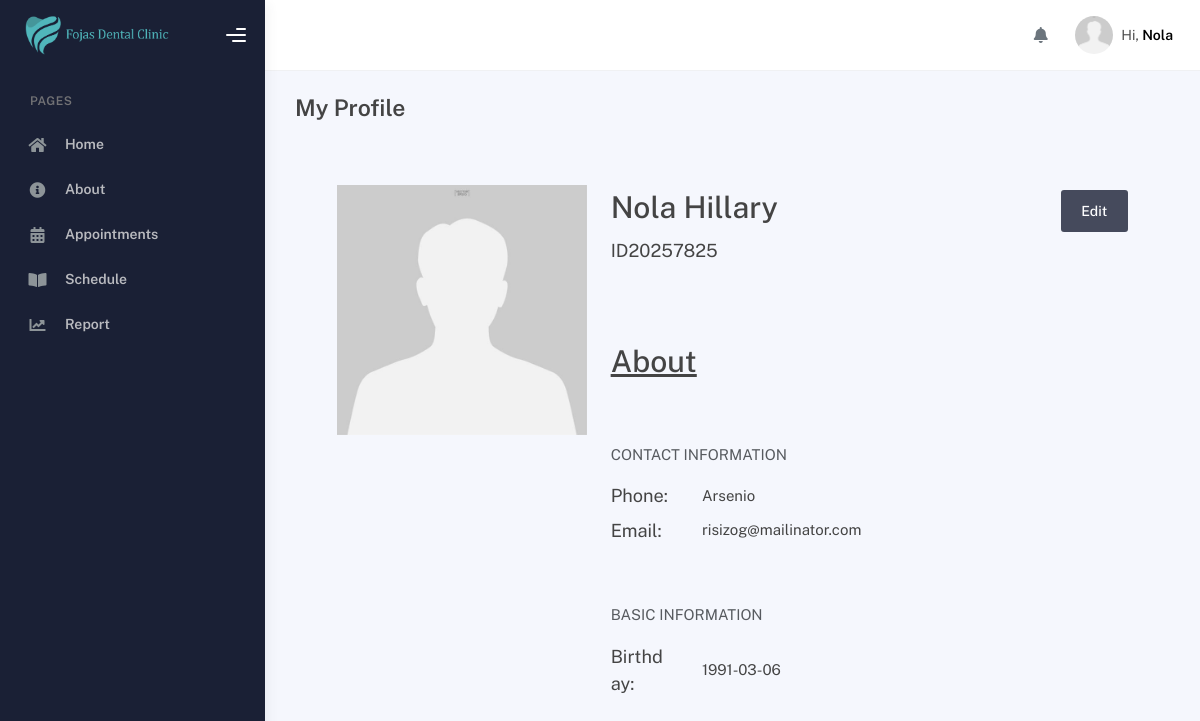
/modules/admin/my-profile.php (signed in), run on an earlier commit of the app's database.
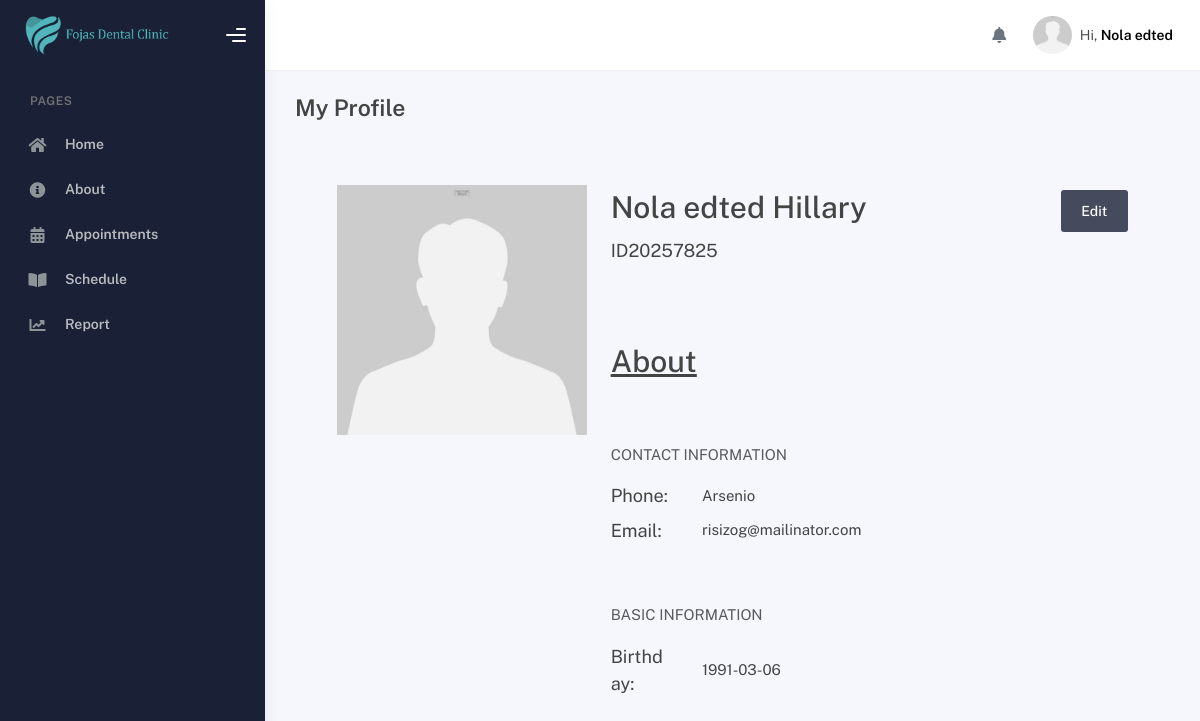
And on a later commit of the database.
### tables this page shows
CREATE TABLE `users` (
  `id` int(11) NOT NULL,
  `user_id` varchar(100) NOT NULL,
  `role_id` int(11) NOT NULL,
  `first_name` varchar(250) NOT NULL,
  `middle_name` varchar(255) NOT NULL,
  `last_name` varchar(255) NOT NULL,
  `mobile_number` varchar(255) NOT NULL,
  `email` varchar(255) NOT NULL,
  `password` varchar(255) NOT NULL,
  `date_of_birth` date NOT NULL,
  `date_created` date NOT NULL,
  `date_updated` date NOT NULL,
  `token` varchar(255) DEFAULT NULL,
  `address` varchar(255) DEFAULT NULL
);

### modules/admin/my-profile.php (the view, shortened to what the changed rows need)
<?php
include('../../connection/connection.php');
$first_name = $_SESSION['first_name'];
$email = $_SESSION['email'];
?>
<!DOCTYPE html>
<html lang="en">
<head>
    <?php include '../../includes/styles.php' ?>
</head>
<body>
    <div class="wrapper">
      <div class="main-panel">
        <?php include '../../includes/topbar.php'; ?>
        <div class="container">
          <div class="page-inner">
            <div class="page-category">
                <?php
                $query_profile = "SELECT * FROM users WHERE email =  '$email'";
                $run_profile = mysqli_query($conn,$query_profile);
                if(mysqli_num_rows($run_profile) > 0){
                    foreach($run_profile as $row_profile){
                        $name = $row_profile['first_name'] . " " . $row_profile['last_name'];
                        ?>
                        <div class="row p-5">
                            <div class="col-lg-12">
                                <div class="row ">
                                    <div class="col-lg-4">
                                        <img src="../../assets/img/default.jpg" alt="img" height="250">
                                    </div>
                                    <div class="col-lg-8">
                                        <div class="row">
                                            <div class="col-lg-12">
                                                <span class="d-flex justify-content-between align-items-center">
                                                    <p class="h1"><?= $name; ?></p>
                                                    <a class="btn btn-black op-8" href="edit-profile.php?user_id=<?php echo $row_profile['user_id']?>">Edit</a>
                                                </span>
                                                <p class="h5"><?= "ID" . $row_profile['user_id'];?></p>
                                                <br>
                                            </div>
                                        </div>
                                        <div class="row">
                                            <div class="col-lg-12 mt-5">
                                                <h1 style="text-decoration: underline;">About</h1>
                                                <br>
                                                <br>
                                                <p class="text-muted">CONTACT INFORMATION</p>
                                                <div class="row align-items-center">
                                                    <div class="col-lg-2">
                                                        <p class="h5">Phone: </p>
                                                    </div>
                                                    <div class="col-lg-10 ">
                                                        <p class="h6"><?= $row_profile['mobile_number']?></p>
                                                    </div>
                                                </div>
                                                <div class="row align-items-center">
                                                    <div class="col-lg-2">
                                                        <p class="h5">Email: </p>
                                                    </div>
                                                    <div class="col-lg-10 ">
                                                        <p class="h6"><?= $row_profile['email']?></p>
                                                    </div>
                                                </div>
                                                <br>
                                                <br>
                                                <p class="text-muted">BASIC INFORMATION</p>
                                                <div class="row align-items-center">
                                                    <div class="col-lg-2">
                                                        <p class="h5">Birthday: </p>
                                                    </div>
                                                    <div class="col-lg-10 ">
                                                        <p class="h6"><?= $row_profile['date_of_birth']?></p>
                                                    </div>
                                                </div>
                                            </div>
                                        </div>
                                    </div>
                                </div>
                            </div>
                        </div>
                        <?php
                    }
                }
                ?>
            </div>
          </div>
        </div>
      </div>
    </div>
</body>
</html>

### includes/topbar.php (shortened to what the changed rows need)
<?php
echo '
<div class="main-header">
  <nav
    class="navbar navbar-header navbar-header-transparent navbar-expand-lg border-bottom"
  >
    <div class="container-fluid">
      <ul class="navbar-nav topbar-nav ms-md-auto align-items-center">
        <li class="nav-item topbar-user dropdown hidden-caret">
          <a
            class="dropdown-toggle profile-pic"
            data-bs-toggle="dropdown"
            href="#"
            aria-expanded="false"
          >
                src="'. BASE_PATH . '/assets/img/default.jpg"
            <span class="profile-username">
              <span class="op-7">Hi,</span>
              <span class="fw-bold">' . $first_name .'</span>
            </span>
          </a>
          <ul class="dropdown-menu dropdown-user animated fadeIn">
            <div class="dropdown-user-scroll scrollbar-outer">
              <li>';
              echo '</li>
            </div>
          </ul>
        </li>
      </ul>
    </div>
  </nav>
</div>
';
?>

What changed in the data, as far as the page shows it:
changed users "Arsenio": name "Nola Hillary" → "Nola edted Hillary"
Also different on the page:
$first_name: "Nola" → "Nola edted"
